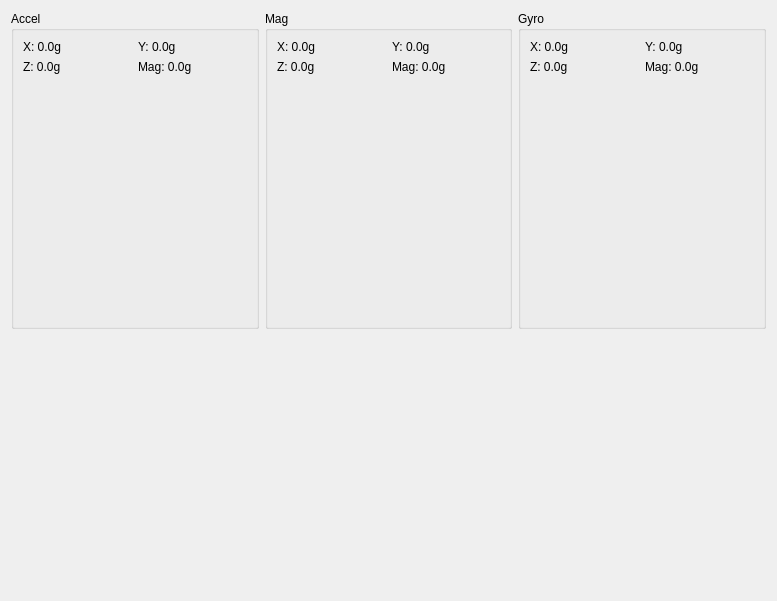
<?xml version="1.0" encoding="UTF-8"?>
<ui version="4.0">
 <class>Driver10DOF</class>
 <widget class="QWidget" name="Driver10DOF">
  <property name="geometry">
   <rect>
    <x>0</x>
    <y>0</y>
    <width>777</width>
    <height>600</height>
   </rect>
  </property>
  <property name="windowTitle">
   <string>10DOF Sensor Module</string>
  </property>
  <layout class="QVBoxLayout" name="verticalLayout_4">
   <item>
    <layout class="QHBoxLayout" name="horizontalLayout">
     <item>
      <widget class="QGroupBox" name="groupBox">
       <property name="title">
        <string>Accel</string>
       </property>
       <layout class="QVBoxLayout" name="verticalLayout">
        <item>
         <layout class="QGridLayout" name="gridLayout">
          <item row="0" column="1">
           <widget class="QLabel" name="accelYLabel">
            <property name="text">
             <string>Y: 0.0g</string>
            </property>
           </widget>
          </item>
          <item row="0" column="0">
           <widget class="QLabel" name="accelXLabel">
            <property name="text">
             <string>X: 0.0g</string>
            </property>
           </widget>
          </item>
          <item row="1" column="0">
           <widget class="QLabel" name="accelZLabel">
            <property name="text">
             <string>Z: 0.0g</string>
            </property>
           </widget>
          </item>
          <item row="1" column="1">
           <widget class="QLabel" name="accelMagLabel">
            <property name="text">
             <string>Mag: 0.0g</string>
            </property>
           </widget>
          </item>
         </layout>
        </item>
        <item>
         <widget class="SimpleGraph" name="accelXPlot" native="true">
          <property name="sizePolicy">
           <sizepolicy hsizetype="Preferred" vsizetype="MinimumExpanding">
            <horstretch>0</horstretch>
            <verstretch>0</verstretch>
           </sizepolicy>
          </property>
          <property name="minimumSize">
           <size>
            <width>100</width>
            <height>75</height>
           </size>
          </property>
         </widget>
        </item>
        <item>
         <widget class="SimpleGraph" name="accelYPlot" native="true">
          <property name="sizePolicy">
           <sizepolicy hsizetype="Preferred" vsizetype="MinimumExpanding">
            <horstretch>0</horstretch>
            <verstretch>0</verstretch>
           </sizepolicy>
          </property>
          <property name="minimumSize">
           <size>
            <width>100</width>
            <height>75</height>
           </size>
          </property>
         </widget>
        </item>
        <item>
         <widget class="SimpleGraph" name="accelZPlot" native="true">
          <property name="sizePolicy">
           <sizepolicy hsizetype="Preferred" vsizetype="MinimumExpanding">
            <horstretch>0</horstretch>
            <verstretch>0</verstretch>
           </sizepolicy>
          </property>
          <property name="minimumSize">
           <size>
            <width>100</width>
            <height>75</height>
           </size>
          </property>
         </widget>
        </item>
       </layout>
      </widget>
     </item>
     <item>
      <widget class="QGroupBox" name="groupBox_2">
       <property name="title">
        <string>Mag</string>
       </property>
       <layout class="QVBoxLayout" name="verticalLayout_2">
        <item>
         <layout class="QGridLayout" name="gridLayout_2">
          <item row="0" column="0">
           <widget class="QLabel" name="magXLabel">
            <property name="text">
             <string>X: 0.0g</string>
            </property>
           </widget>
          </item>
          <item row="0" column="1">
           <widget class="QLabel" name="magYLabel">
            <property name="text">
             <string>Y: 0.0g</string>
            </property>
           </widget>
          </item>
          <item row="1" column="0">
           <widget class="QLabel" name="magZLabel">
            <property name="text">
             <string>Z: 0.0g</string>
            </property>
           </widget>
          </item>
          <item row="1" column="1">
           <widget class="QLabel" name="magMagLabel">
            <property name="text">
             <string>Mag: 0.0g</string>
            </property>
           </widget>
          </item>
         </layout>
        </item>
        <item>
         <widget class="SimpleGraph" name="magXPlot" native="true">
          <property name="sizePolicy">
           <sizepolicy hsizetype="Preferred" vsizetype="MinimumExpanding">
            <horstretch>0</horstretch>
            <verstretch>0</verstretch>
           </sizepolicy>
          </property>
          <property name="minimumSize">
           <size>
            <width>100</width>
            <height>75</height>
           </size>
          </property>
         </widget>
        </item>
        <item>
         <widget class="SimpleGraph" name="magYPlot" native="true">
          <property name="sizePolicy">
           <sizepolicy hsizetype="Preferred" vsizetype="MinimumExpanding">
            <horstretch>0</horstretch>
            <verstretch>0</verstretch>
           </sizepolicy>
          </property>
          <property name="minimumSize">
           <size>
            <width>100</width>
            <height>75</height>
           </size>
          </property>
         </widget>
        </item>
        <item>
         <widget class="SimpleGraph" name="magZPlot" native="true">
          <property name="sizePolicy">
           <sizepolicy hsizetype="Preferred" vsizetype="MinimumExpanding">
            <horstretch>0</horstretch>
            <verstretch>0</verstretch>
           </sizepolicy>
          </property>
          <property name="minimumSize">
           <size>
            <width>100</width>
            <height>75</height>
           </size>
          </property>
         </widget>
        </item>
       </layout>
      </widget>
     </item>
     <item>
      <widget class="QGroupBox" name="groupBox_3">
       <property name="title">
        <string>Gyro</string>
       </property>
       <layout class="QVBoxLayout" name="verticalLayout_3">
        <item>
         <layout class="QGridLayout" name="gridLayout_3">
          <item row="0" column="0">
           <widget class="QLabel" name="gyroXLabel">
            <property name="text">
             <string>X: 0.0g</string>
            </property>
           </widget>
          </item>
          <item row="0" column="1">
           <widget class="QLabel" name="gyroYLabel">
            <property name="text">
             <string>Y: 0.0g</string>
            </property>
           </widget>
          </item>
          <item row="1" column="0">
           <widget class="QLabel" name="gyroZLabel">
            <property name="text">
             <string>Z: 0.0g</string>
            </property>
           </widget>
          </item>
          <item row="1" column="1">
           <widget class="QLabel" name="gyroMagLabel">
            <property name="text">
             <string>Mag: 0.0g</string>
            </property>
           </widget>
          </item>
         </layout>
        </item>
        <item>
         <widget class="SimpleGraph" name="gyroXPlot" native="true">
          <property name="sizePolicy">
           <sizepolicy hsizetype="Preferred" vsizetype="MinimumExpanding">
            <horstretch>0</horstretch>
            <verstretch>0</verstretch>
           </sizepolicy>
          </property>
          <property name="minimumSize">
           <size>
            <width>100</width>
            <height>75</height>
           </size>
          </property>
         </widget>
        </item>
        <item>
         <widget class="SimpleGraph" name="gyroYPlot" native="true">
          <property name="sizePolicy">
           <sizepolicy hsizetype="Preferred" vsizetype="MinimumExpanding">
            <horstretch>0</horstretch>
            <verstretch>0</verstretch>
           </sizepolicy>
          </property>
          <property name="minimumSize">
           <size>
            <width>100</width>
            <height>75</height>
           </size>
          </property>
         </widget>
        </item>
        <item>
         <widget class="SimpleGraph" name="gyroZPlot" native="true">
          <property name="sizePolicy">
           <sizepolicy hsizetype="Preferred" vsizetype="MinimumExpanding">
            <horstretch>0</horstretch>
            <verstretch>0</verstretch>
           </sizepolicy>
          </property>
          <property name="minimumSize">
           <size>
            <width>100</width>
            <height>75</height>
           </size>
          </property>
         </widget>
        </item>
       </layout>
      </widget>
     </item>
    </layout>
   </item>
   <item>
    <layout class="QHBoxLayout" name="horizontalLayout_2">
     <item>
      <widget class="Compass" name="compassWidget" native="true">
       <property name="minimumSize">
        <size>
         <width>256</width>
         <height>255</height>
        </size>
       </property>
      </widget>
     </item>
     <item>
      <spacer name="horizontalSpacer">
       <property name="orientation">
        <enum>Qt::Horizontal</enum>
       </property>
       <property name="sizeHint" stdset="0">
        <size>
         <width>40</width>
         <height>20</height>
        </size>
       </property>
      </spacer>
     </item>
    </layout>
   </item>
  </layout>
 </widget>
 <customwidgets>
  <customwidget>
   <class>SimpleGraph</class>
   <extends>QWidget</extends>
   <header>SimpleGraph.h</header>
   <container>1</container>
  </customwidget>
  <customwidget>
   <class>Compass</class>
   <extends>QWidget</extends>
   <header>Compass.h</header>
   <container>1</container>
  </customwidget>
 </customwidgets>
 <resources/>
 <connections/>
</ui>
